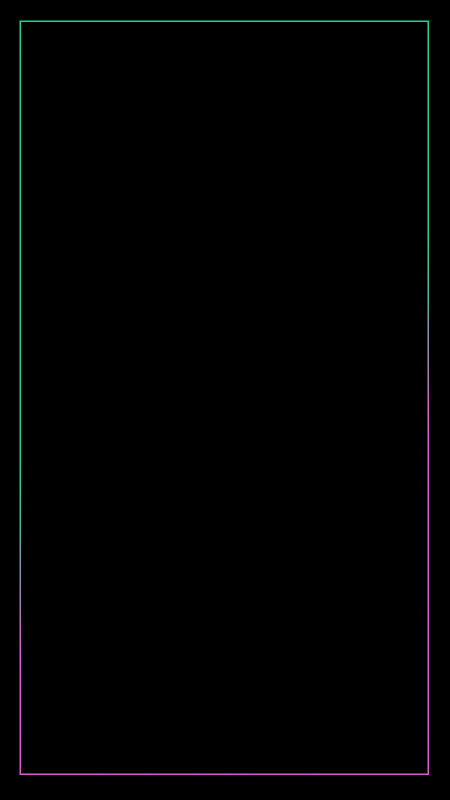
#> input picture images/bg.jpg, 900 x 1600 px, given in place of the camera (shown at 1/2 size)
$ python draw_contour.py
#> lines starting #> are read from the running program, lines starting #| are printed output that depends on the picture; after the words box and inside, x2 and y2 are one past the last pixel; in counts of white or black regions, pixels touching at a corner belong together
import cv2
import numpy as np
import imutils

def nothing(x):
    pass

# untuk video
cap = cv2.VideoCapture(0)

currwindow = cv2.namedWindow("Tracking")
cv2.createTrackbar("LH", "Tracking", 0, 255, nothing)
cv2.createTrackbar("LS", "Tracking", 0, 255, nothing)
cv2.createTrackbar("LV", "Tracking", 0, 255, nothing)
cv2.createTrackbar("UH", "Tracking", 255, 255, nothing)
cv2.createTrackbar("US", "Tracking", 255, 255, nothing)
cv2.createTrackbar("UV", "Tracking", 255, 255, nothing)

def getHSV(window):
    l_h = cv2.getTrackbarPos("LH", window)
    l_s = cv2.getTrackbarPos("LS", window)
    l_v = cv2.getTrackbarPos("LV", window)

    u_h = cv2.getTrackbarPos("UH", window)
    u_s = cv2.getTrackbarPos("US", window)
    u_v = cv2.getTrackbarPos("UV", window)

    return l_h, l_s, l_v, u_h, u_s, u_v

def drawline(mask, frame):
    # receive contour areas
    contours, hierarchy = cv2.findContours(mask, cv2.RETR_TREE, cv2.CHAIN_APPROX_SIMPLE)
    # contours, hierarchy = cv2.findContours(mask, cv2.RETR_EXTERNAL, cv2.CHAIN_APPROX_SIMPLE)
    countct = 0
    for contour in contours:
        area = cv2.contourArea(contour)
        print(area)
        # draw the contours
        if area > 5000:
            cv2.drawContours(frame, contour, -1, (0, 255, 0), 3)
            countct += 1
    print("Total Objects: " + str(countct))


while True:
    # picture
    # frame = cv2.imread('hsv.jpg')
    # video
    _, frame = cap.read()
#> frame is the input picture: shape (1600, 900, 3); mean B, G, R 1.7, 1.5, 1.1
    filtered_frame = cv2.GaussianBlur(src = frame, ksize=(5, 5), sigmaX=0)
    hsv = cv2.cvtColor(filtered_frame, cv2.COLOR_BGR2HSV)
#> hsv: shape (1600, 900, 3); mean H, S, V 2.9, 4.7, 2
    thresh = cv2.cvtColor(filtered_frame, cv2.COLOR_BGR2GRAY)
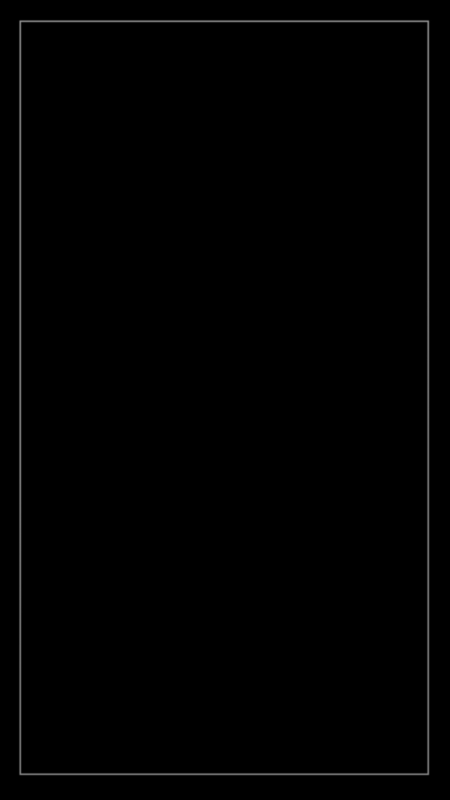
#> thresh: shape (1600, 900) (shown at 1/2 size); min 0, max 137, mean 1.4

    # get lower and upper bound for hsv value
    l_h, l_s, l_v, u_h, u_s, u_v = getHSV("Tracking")

    # l_b = np.array([110, 50, 50])
    # u_b = np.array([130, 255, 255])
    l_b = np.array([l_h, l_s, l_v])
    u_b = np.array([u_h, u_s, u_v])

    # perform inverse binary thresholding
    (t, maskLayer) = cv2.threshold(src = thresh, thresh = 0, maxval = 255, type = cv2.THRESH_BINARY_INV + cv2.THRESH_OTSU)
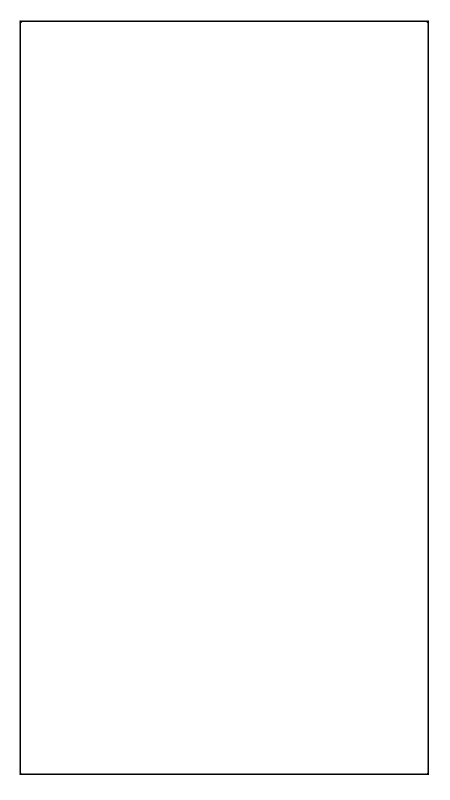
#> maskLayer: shape (1600, 900) (shown at 1/2 size); 99% white; 1 black region, box (x1, y1, x2, y2) and area: (39, 41, 858, 1550) 13940
#> t = 55

    # make a mask suitable for color images
    maskt = cv2.merge(mv = [maskLayer, maskLayer, maskLayer])
#> maskt: shape (1600, 900, 3); 99% white; 1 black region
    maskhsv = cv2.inRange(hsv, l_b, u_b)
#> maskhsv: shape (1600, 900); every value is 255

    reshsv = cv2.bitwise_and(frame, frame, mask=maskhsv)
    rest = cv2.bitwise_and(frame, maskt)

    drawline(maskLayer, rest)
#> in drawline, `contours, hierarchy = cv2.findContours(mask, cv2.RETR_TREE, cv2.CHAIN_..`: contours = 3 contours; box (x1, y1, x2, y2) and area: (0, 0, 900, 1600) 1437501, (38, 40, 859, 1551) 1238198, (42, 44, 855, 1547) 1219619
#> the loop in drawline, `for contour in contours:` made 3 passes
#> (contour, area) on pass 1: ([[0, 0], [0, 1599], [899, 1599], [899, 0]], 1437501)
#> area on passes 2 to 3: 1238198, 1219619
#| 1437501.0
#| 1238198.0
#| 1219619.0
#> after the loop in drawline, `for contour in contours:`: countct = 3
#| Total Objects: 3
    drawline(maskhsv, frame)
#> the loop in drawline (call 2), `for contour in contours:` made 1 pass
#> (contour, area, countct) on pass 1: ([[0, 0], [0, 1599], [899, 1599], [899, 0]], 1437501, 1)
#| 1437501.0
#| Total Objects: 1

    # Display the results
    cv2.imshow("frame", frame)
    cv2.imshow("mask-threshold", maskt)
    cv2.imshow("mask-hsv", maskhsv)

    cv2.imshow("res-hsv", reshsv)
    cv2.imshow("res-threshold", rest)

    key = cv2.waitKey(1)
#> (key Esc is pressed here)
    if key == 27:
        cap.release()
        cv2.destroyAllWindows()
        break
